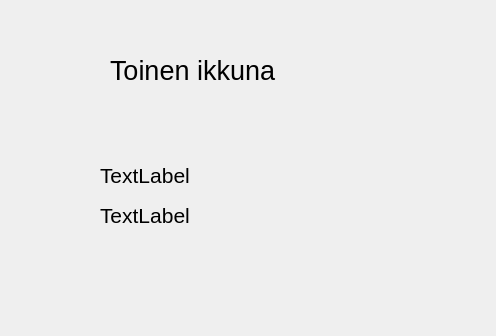
<?xml version="1.0" encoding="UTF-8"?>
<ui version="4.0">
 <class>Form2</class>
 <widget class="QDialog" name="Form2">
  <property name="geometry">
   <rect>
    <x>0</x>
    <y>0</y>
    <width>496</width>
    <height>336</height>
   </rect>
  </property>
  <property name="windowTitle">
   <string>Dialog</string>
  </property>
  <widget class="QLabel" name="label">
   <property name="geometry">
    <rect>
     <x>110</x>
     <y>50</y>
     <width>201</width>
     <height>41</height>
    </rect>
   </property>
   <property name="font">
    <font>
     <pointsize>20</pointsize>
    </font>
   </property>
   <property name="text">
    <string>Toinen ikkuna</string>
   </property>
  </widget>
  <widget class="QLabel" name="labelFname">
   <property name="geometry">
    <rect>
     <x>100</x>
     <y>160</y>
     <width>171</width>
     <height>31</height>
    </rect>
   </property>
   <property name="font">
    <font>
     <pointsize>16</pointsize>
    </font>
   </property>
   <property name="text">
    <string>TextLabel</string>
   </property>
  </widget>
  <widget class="QLabel" name="labelLname">
   <property name="geometry">
    <rect>
     <x>100</x>
     <y>200</y>
     <width>171</width>
     <height>31</height>
    </rect>
   </property>
   <property name="font">
    <font>
     <pointsize>16</pointsize>
    </font>
   </property>
   <property name="text">
    <string>TextLabel</string>
   </property>
  </widget>
 </widget>
 <resources/>
 <connections/>
</ui>
